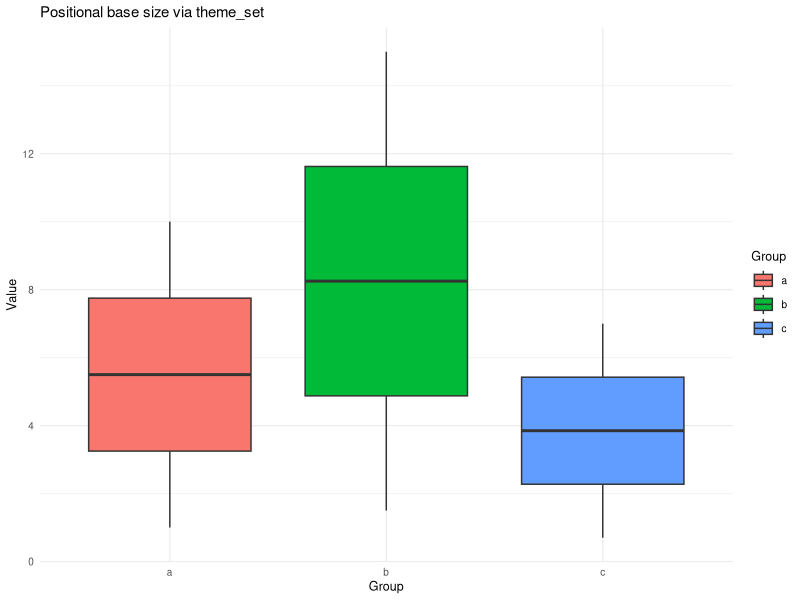

R code for this plot:
library(ggplot2)
theme_set(theme_minimal(9))

df <- data.frame(g = rep(c("a", "b", "c"), each = 10), v = c(1:10, (1:10) * 1.5, (1:10) * 0.7))
p <- ggplot(df, aes(g, v, fill = g)) + geom_boxplot() +
  labs(title = "Positional base size via theme_set", x = "Group", y = "Value", fill = "Group")
ggsave("box.png", p, width = 7, height = 5)
